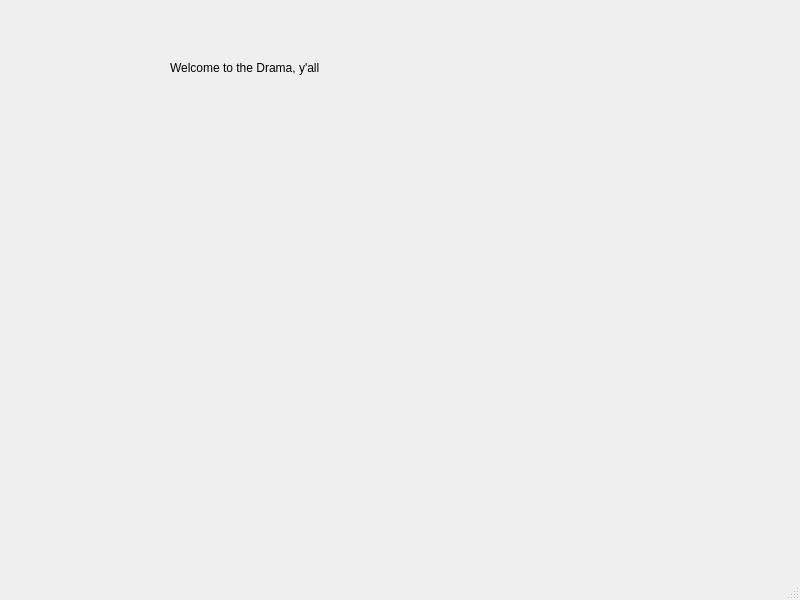
<?xml version="1.0" encoding="UTF-8"?>
<ui version="4.0">
 <class>MainWindow</class>
 <widget class="QMainWindow" name="MainWindow">
  <property name="geometry">
   <rect>
    <x>0</x>
    <y>0</y>
    <width>800</width>
    <height>600</height>
   </rect>
  </property>
  <property name="windowTitle">
   <string>MainWindow</string>
  </property>
  <widget class="QWidget" name="centralwidget">
   <widget class="QLabel" name="label">
    <property name="geometry">
     <rect>
      <x>170</x>
      <y>60</y>
      <width>171</width>
      <height>16</height>
     </rect>
    </property>
    <property name="text">
     <string>Welcome to the Drama, y'all</string>
    </property>
   </widget>
  </widget>
  <widget class="QMenuBar" name="menubar">
   <property name="geometry">
    <rect>
     <x>0</x>
     <y>0</y>
     <width>800</width>
     <height>20</height>
    </rect>
   </property>
  </widget>
  <widget class="QStatusBar" name="statusbar"/>
 </widget>
 <resources/>
 <connections/>
</ui>
